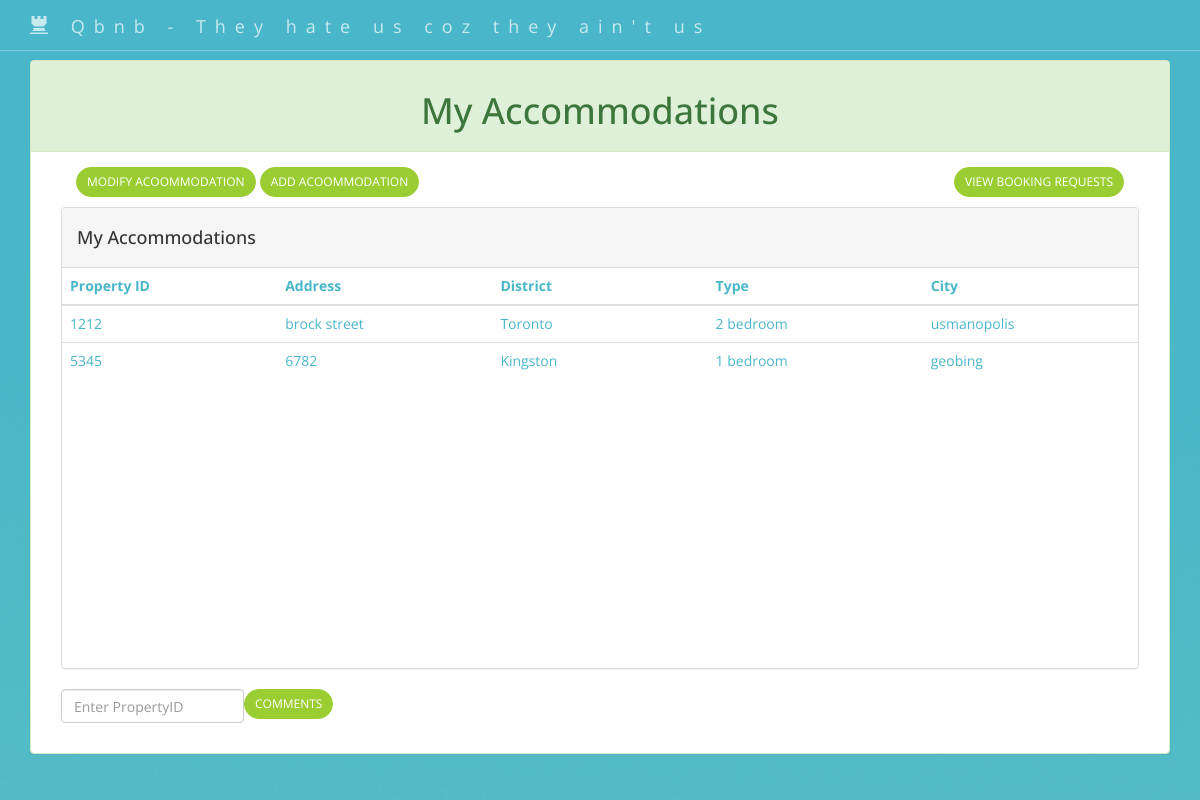
Page /myaccommodation.php (signed in) on the committed database.
### tables this page shows
CREATE TABLE `rental_properties` (
  `propertyID` int(11) NOT NULL,
  `supplierID` int(11) NOT NULL,
  `address` varchar(20) NOT NULL,
  `type` varchar(20) NOT NULL,
  `features` varchar(20) NOT NULL,
  `price` int(11) NOT NULL,
  `districtID` int(11) NOT NULL
);

CREATE TABLE `city_districts` (
  `districtName` varchar(20) NOT NULL,
  `numOfPOI` int(11) NOT NULL,
  `city` varchar(20) NOT NULL,
  `districtID` int(11) NOT NULL
);

### myaccommodation.php (the view, shortened to what this page needs)
<!DOCTYPE HTML>
<html>
<head>
    <link href="css/bootstrap.min.css" rel="stylesheet">
    <link href="css/custom.css" rel="stylesheet">
</head>
<br>
<br>
<br>
<body>
 <?php
if(isset($_SESSION['id'])){
    include_once 'config/connection.php';
        $query = "SELECT rental_properties.propertyID, rental_properties.address, city_districts.districtName, type , city_districts.city
				FROM rental_properties
				INNER JOIN city_districts ON city_districts.districtID = rental_properties.districtID
				WHERE rental_properties.supplierID = ?";
        $stmt = $con->prepare($query);
        $stmt->bind_Param("s", $_SESSION['id']);
		$stmt->execute();
		$result = $stmt->get_result();
} else {
	header("Location: login.php");
	die();
}
?>
<body class="body_general">
<form name='myaccommodation' id='myaccommodation' action='myaccommodation.php' method='post'>
    <nav id="siteNav" class="navbar navbar-default navbar-fixed-top" role="navigation">
        <div class="container">
            <div class="navbar-header">
                <a class="navbar-brand" href="index.html">
                	<span class="glyphicon glyphicon-tower"></span>
                	Qbnb - They hate us coz they ain't us
                </a>
            </div>
        </div>
    </nav>
	<div class="container">
		<div class="panel panel-success">
		  <div class="panel-heading">
			<h3 class="panel-title"><h1 align="Middle"> My Accommodations</h1></h3>
		  </div>
		  <div class="panel-body">
			<div class="container-fluid">
				<div class="container-fluid">
								<div display="inline-block">
									<div style='float: left;'>
										<p><a href="modifyaccommodation.php" class="btn btn-primary btn-sm">Modify Acoommodation</a> <a href="addaccommodation.php" class="btn btn-primary btn-sm">Add Acoommodation</a></p>
									</div>
									<div style='float: right;'>
										<p><a href="viewbookingrequest.php" class="btn btn-primary btn-sm">View Booking Requests</a></p>
									</div>
								</div>
								<br>
								<br>
			  <div class="row">
				  <div class="panel panel-default">
					<div class="panel-heading">
					  <h4>
						My Accommodations
					  </h4>
					</div>
					<div style="height:400px;overflow:auto;">
					<table class="table table-hover">
					  <thead>
						<tr>
						  <th class="col-xs-2">Property ID</th><th class="col-xs-2">Address</th><th class="col-xs-2">District</th><th class="col-xs-2">Type</th><th class="col-xs-2">City</th>
						</tr>
					  </thead>
					  <tbody>
						<?php
						if (mysqli_num_rows($result) > 0) {
							while($row = mysqli_fetch_assoc($result)) {
								?>
								<tr>
								  <td class="col-xs-1"><?php echo $row['propertyID']; ?></td><td class="col-xs-2"><?php echo $row['address']; ?></a></td><td class="col-xs-2"><?php echo $row['districtName']; ?></a></td><td class="col-xs-2"><?php echo $row['type']; ?></a></td><td class="col-xs-2"><?php echo $row['city']; ?></td>
								</tr>
						<?php
							}
						} ?>
					  </tbody>
					</table>
					</div>
				  </div>
			  </div>
			</div>
				<input type = 'submit' class="btn btn-primary btn-sm" id='viewButton12' name='viewButton12' value='Comments' />
						<div class="form-group" style='float: left'>
							<input type="text" class="form-control" id="acomComment" name = "acomComment" placeholder="Enter PropertyID">
						</div>
		</div>
	</div>
</div>
</form>
</body>
</html>

### css/custom.css (style rules this page uses)
html, body { width: 100%; height: 100%; font-family: 'Open Sans','Helvetica Neue',Arial,sans-serif; }
body { width: 100%; height: 100%; font-family: 'Open Sans','Helvetica Neue',Arial,sans-serif; background-image: url('../images/generalBackground1.jpg'); background-color: #6cc4bd; color: #49b7c9; }
a { color: yellowgreen; -webkit-transition: all .35s; -moz-transition: all .35s; transition: all .35s; }
p { font-size: 16px; line-height: 1.5; }
.navbar-default { border-color: rgba(34,34,34,.05); background-color: #fff; -webkit-transition: all .35s; -moz-transition: all .35s; transition: all .35s; }
.navbar-default .navbar-header .navbar-brand { color: yellowgreen; }
@media (min-width:768px) { .navbar-default { border-color: rgba(255,255,255,.3); background-color: transparent; } }
@media (min-width:768px) { .navbar-default .navbar-header .navbar-brand { color: rgba(255,255,255,.7); letter-spacing: 0.5em; } }
.btn-primary { border-color: yellowgreen; color: #fff; background-color: yellowgreen; -webkit-transition: all .35s; -moz-transition: all .35s; transition: all .35s; }
.btn { border-radius: 300px; text-transform: uppercase; }

### rows in the picture
rental_properties: propertyID "1212", address "brock street", districtID.districtName "Toronto", type "2 bedroom", districtID.city "usmanopolis"
rental_properties: propertyID "5345", address "6782", districtID.districtName "Kingston", type "1 bedroom", districtID.city "geobing"
